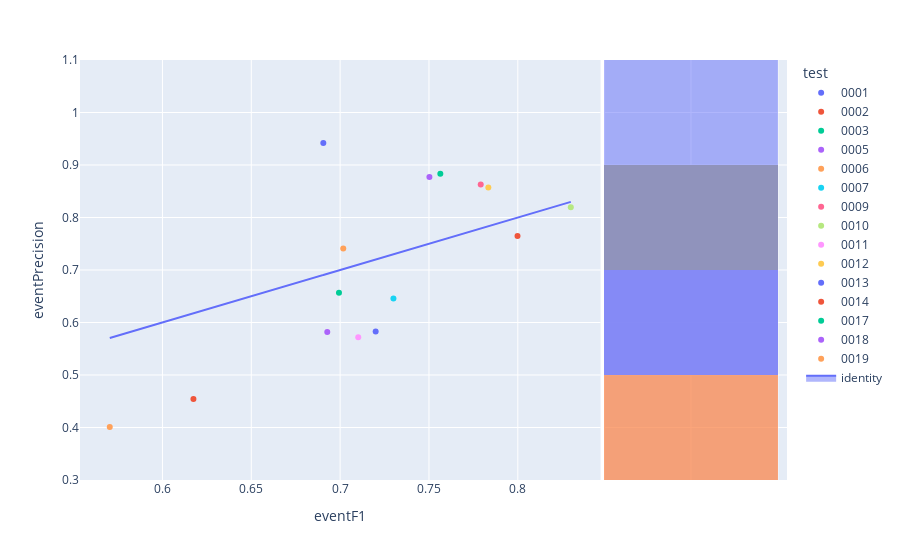

Notebook code cell kept with this figure:
### Code cell
fig=px.scatter(experimentModels_N2,x='eventF1',y='eventPrecision',color='test',hover_name='modelId', marginal_y="histogram")
fig.add_trace(
    go.Scatter(x=experimentModels_N2['eventF1'], y=experimentModels_N2['eventF1'], name="identity", mode='lines',fill="toself")
)
fig.show()

### Figure 1 — Plotly figure (JSON) as saved in the notebook; plotly's stock layout.template omitted (floating-point values rounded to 4 significant figures)
{"data": [{"hovertemplate": "<b>%{hovertext}</b><br><br>test=0001<br>eventF1=%{x}<br>eventPrecision=%{y}<extra></extra>", "hovertext": ["d51d037b-304a-48df-970e-58aac592ac87"], "legendgroup": "0001", "marker": {"color": "#636efa", "symbol": "circle"}, "mode": "markers", "name": "0001", "orientation": "v", "showlegend": true, "type": "scatter", "x": [0.6905], "xaxis": "x", "y": [0.9421], "yaxis": "y"}, {"alignmentgroup": "True", "bingroup": "y", "hovertemplate": "test=0001<br>eventPrecision=%{y}<br>count=%{x}<extra></extra>", "legendgroup": "0001", "marker": {"color": "#636efa"}, "name": "0001", "offsetgroup": "0001", "opacity": 0.5, "showlegend": false, "type": "histogram", "xaxis": "x2", "y": [0.9421], "yaxis": "y2"}, {"hovertemplate": "<b>%{hovertext}</b><br><br>test=0002<br>eventF1=%{x}<br>eventPrecision=%{y}<extra></extra>", "hovertext": ["50ebd176-f601-4f02-bcd5-e0c07a362a35"], "legendgroup": "0002", "marker": {"color": "#EF553B", "symbol": "circle"}, "mode": "markers", "name": "0002", "orientation": "v", "showlegend": true, "type": "scatter", "x": [0.7998], "xaxis": "x", "y": [0.765], "yaxis": "y"}, {"alignmentgroup": "True", "bingroup": "y", "hovertemplate": "test=0002<br>eventPrecision=%{y}<br>count=%{x}<extra></extra>", "legendgroup": "0002", "marker": {"color": "#EF553B"}, "name": "0002", "offsetgroup": "0002", "opacity": 0.5, "showlegend": false, "type": "histogram", "xaxis": "x2", "y": [0.765], "yaxis": "y2"}, {"hovertemplate": "<b>%{hovertext}</b><br><br>test=0003<br>eventF1=%{x}<br>eventPrecision=%{y}<extra></extra>", "hovertext": ["ad0e1cc1-5a53-45b1-b13e-ca760e58c787"], "legendgroup": "0003", "marker": {"color": "#00cc96", "symbol": "circle"}, "mode": "markers", "name": "0003", "orientation": "v", "showlegend": true, "type": "scatter", "x": [0.6993], "xaxis": "x", "y": [0.6564], "yaxis": "y"}, {"alignmentgroup": "True", "bingroup": "y", "hovertemplate": "test=0003<br>eventPrecision=%{y}<br>count=%{x}<extra></extra>", "legendgroup": "0003", "marker": {"color": "#00cc96"}, "name": "0003", "offsetgroup": "0003", "opacity": 0.5, "showlegend": false, "type": "histogram", "xaxis": "x2", "y": [0.6564], "yaxis": "y2"}, {"hovertemplate": "<b>%{hovertext}</b><br><br>test=0005<br>eventF1=%{x}<br>eventPrecision=%{y}<extra></extra>", "hovertext": ["953522b6-a687-4555-b7bd-64e50323f539"], "legendgroup": "0005", "marker": {"color": "#ab63fa", "symbol": "circle"}, "mode": "markers", "name": "0005", "orientation": "v", "showlegend": true, "type": "scatter", "x": [0.6928], "xaxis": "x", "y": [0.5817], "yaxis": "y"}, {"alignmentgroup": "True", "bingroup": "y", "hovertemplate": "test=0005<br>eventPrecision=%{y}<br>count=%{x}<extra></extra>", "legendgroup": "0005", "marker": {"color": "#ab63fa"}, "name": "0005", "offsetgroup": "0005", "opacity": 0.5, "showlegend": false, "type": "histogram", "xaxis": "x2", "y": [0.5817], "yaxis": "y2"}, {"hovertemplate": "<b>%{hovertext}</b><br><br>test=0006<br>eventF1=%{x}<br>eventPrecision=%{y}<extra></extra>", "hovertext": ["fdff7a52-c874-434c-b79a-4652e6521b61"], "legendgroup": "0006", "marker": {"color": "#FFA15A", "symbol": "circle"}, "mode": "markers", "name": "0006", "orientation": "v", "showlegend": true, "type": "scatter", "x": [0.7018], "xaxis": "x", "y": [0.7407], "yaxis": "y"}, {"alignmentgroup": "True", "bingroup": "y", "hovertemplate": "test=0006<br>eventPrecision=%{y}<br>count=%{x}<extra></extra>", "legendgroup": "0006", "marker": {"color": "#FFA15A"}, "name": "0006", "offsetgroup": "0006", "opacity": 0.5, "showlegend": false, "type": "histogram", "xaxis": "x2", "y": [0.7407], "yaxis": "y2"}, {"hovertemplate": "<b>%{hovertext}</b><br><br>test=0007<br>eventF1=%{x}<br>eventPrecision=%{y}<extra></extra>", "hovertext": ["a99170bc-4dc5-4b27-84df-f565c6f142c5"], "legendgroup": "0007", "marker": {"color": "#19d3f3", "symbol": "circle"}, "mode": "markers", "name": "0007", "orientation": "v", "showlegend": true, "type": "scatter", "x": [0.73], "xaxis": "x", "y": [0.6456], "yaxis": "y"}, {"alignmentgroup": "True", "bingroup": "y", "hovertemplate": "test=0007<br>eventPrecision=%{y}<br>count=%{x}<extra></extra>", "legendgroup": "0007", "marker": {"color": "#19d3f3"}, "name": "0007", "offsetgroup": "0007", "opacity": 0.5, "showlegend": false, "type": "histogram", "xaxis": "x2", "y": [0.6456], "yaxis": "y2"}, {"hovertemplate": "<b>%{hovertext}</b><br><br>test=0009<br>eventF1=%{x}<br>eventPrecision=%{y}<extra></extra>", "hovertext": ["d4f86014-a983-4a56-940a-a53396539084"], "legendgroup": "0009", "marker": {"color": "#FF6692", "symbol": "circle"}, "mode": "markers", "name": "0009", "orientation": "v", "showlegend": true, "type": "scatter", "x": [0.7791], "xaxis": "x", "y": [0.8629], "yaxis": "y"}, {"alignmentgroup": "True", "bingroup": "y", "hovertemplate": "test=0009<br>eventPrecision=%{y}<br>count=%{x}<extra></extra>", "legendgroup": "0009", "marker": {"color": "#FF6692"}, "name": "0009", "offsetgroup": "0009", "opacity": 0.5, "showlegend": false, "type": "histogram", "xaxis": "x2", "y": [0.8629], "yaxis": "y2"}, {"hovertemplate": "<b>%{hovertext}</b><br><br>test=0010<br>eventF1=%{x}<br>eventPrecision=%{y}<extra></extra>", "hovertext": ["b9ba925c-8862-41ae-85ac-87efe667dc99"], "legendgroup": "0010", "marker": {"color": "#B6E880", "symbol": "circle"}, "mode": "markers", "name": "0010", "orientation": "v", "showlegend": true, "type": "scatter", "x": [0.8298], "xaxis": "x", "y": [0.8196], "yaxis": "y"}, {"alignmentgroup": "True", "bingroup": "y", "hovertemplate": "test=0010<br>eventPrecision=%{y}<br>count=%{x}<extra></extra>", "legendgroup": "0010", "marker": {"color": "#B6E880"}, "name": "0010", "offsetgroup": "0010", "opacity": 0.5, "showlegend": false, "type": "histogram", "xaxis": "x2", "y": [0.8196], "yaxis": "y2"}, {"hovertemplate": "<b>%{hovertext}</b><br><br>test=0011<br>eventF1=%{x}<br>eventPrecision=%{y}<extra></extra>", "hovertext": ["9a796814-2401-4dbb-811c-695c7c0888bb"], "legendgroup": "0011", "marker": {"color": "#FF97FF", "symbol": "circle"}, "mode": "markers", "name": "0011", "orientation": "v", "showlegend": true, "type": "scatter", "x": [0.7102], "xaxis": "x", "y": [0.5717], "yaxis": "y"}, {"alignmentgroup": "True", "bingroup": "y", "hovertemplate": "test=0011<br>eventPrecision=%{y}<br>count=%{x}<extra></extra>", "legendgroup": "0011", "marker": {"color": "#FF97FF"}, "name": "0011", "offsetgroup": "0011", "opacity": 0.5, "showlegend": false, "type": "histogram", "xaxis": "x2", "y": [0.5717], "yaxis": "y2"}, {"hovertemplate": "<b>%{hovertext}</b><br><br>test=0012<br>eventF1=%{x}<br>eventPrecision=%{y}<extra></extra>", "hovertext": ["3be685c1-02ea-4a2f-8478-ca265ccc3196"], "legendgroup": "0012", "marker": {"color": "#FECB52", "symbol": "circle"}, "mode": "markers", "name": "0012", "orientation": "v", "showlegend": true, "type": "scatter", "x": [0.7834], "xaxis": "x", "y": [0.8571], "yaxis": "y"}, {"alignmentgroup": "True", "bingroup": "y", "hovertemplate": "test=0012<br>eventPrecision=%{y}<br>count=%{x}<extra></extra>", "legendgroup": "0012", "marker": {"color": "#FECB52"}, "name": "0012", "offsetgroup": "0012", "opacity": 0.5, "showlegend": false, "type": "histogram", "xaxis": "x2", "y": [0.8571], "yaxis": "y2"}, {"hovertemplate": "<b>%{hovertext}</b><br><br>test=0013<br>eventF1=%{x}<br>eventPrecision=%{y}<extra></extra>", "hovertext": ["016159f4-e171-4f6e-a510-0e5e140f8929"], "legendgroup": "0013", "marker": {"color": "#636efa", "symbol": "circle"}, "mode": "markers", "name": "0013", "orientation": "v", "showlegend": true, "type": "scatter", "x": [0.72], "xaxis": "x", "y": [0.583], "yaxis": "y"}, {"alignmentgroup": "True", "bingroup": "y", "hovertemplate": "test=0013<br>eventPrecision=%{y}<br>count=%{x}<extra></extra>", "legendgroup": "0013", "marker": {"color": "#636efa"}, "name": "0013", "offsetgroup": "0013", "opacity": 0.5, "showlegend": false, "type": "histogram", "xaxis": "x2", "y": [0.583], "yaxis": "y2"}, {"hovertemplate": "<b>%{hovertext}</b><br><br>test=0014<br>eventF1=%{x}<br>eventPrecision=%{y}<extra></extra>", "hovertext": ["da40a91f-c09e-4752-899f-0d848fc48c20"], "legendgroup": "0014", "marker": {"color": "#EF553B", "symbol": "circle"}, "mode": "markers", "name": "0014", "orientation": "v", "showlegend": true, "type": "scatter", "x": [0.6174], "xaxis": "x", "y": [0.4541], "yaxis": "y"}, {"alignmentgroup": "True", "bingroup": "y", "hovertemplate": "test=0014<br>eventPrecision=%{y}<br>count=%{x}<extra></extra>", "legendgroup": "0014", "marker": {"color": "#EF553B"}, "name": "0014", "offsetgroup": "0014", "opacity": 0.5, "showlegend": false, "type": "histogram", "xaxis": "x2", "y": [0.4541], "yaxis": "y2"}, {"hovertemplate": "<b>%{hovertext}</b><br><br>test=0017<br>eventF1=%{x}<br>eventPrecision=%{y}<extra></extra>", "hovertext": ["c30b34f2-52b8-47af-9309-81c72f52ea3d"], "legendgroup": "0017", "marker": {"color": "#00cc96", "symbol": "circle"}, "mode": "markers", "name": "0017", "orientation": "v", "showlegend": true, "type": "scatter", "x": [0.7564], "xaxis": "x", "y": [0.8832], "yaxis": "y"}, {"alignmentgroup": "True", "bingroup": "y", "hovertemplate": "test=0017<br>eventPrecision=%{y}<br>count=%{x}<extra></extra>", "legendgroup": "0017", "marker": {"color": "#00cc96"}, "name": "0017", "offsetgroup": "0017", "opacity": 0.5, "showlegend": false, "type": "histogram", "xaxis": "x2", "y": [0.8832], "yaxis": "y2"}, {"hovertemplate": "<b>%{hovertext}</b><br><br>test=0018<br>eventF1=%{x}<br>eventPrecision=%{y}<extra></extra>", "hovertext": ["63920ef1-b7bd-453c-af1b-c87e2c3f9ad0"], "legendgroup": "0018", "marker": {"color": "#ab63fa", "symbol": "circle"}, "mode": "markers", "name": "0018", "orientation": "v", "showlegend": true, "type": "scatter", "x": [0.7502], "xaxis": "x", "y": [0.877], "yaxis": "y"}, {"alignmentgroup": "True", "bingroup": "y", "hovertemplate": "test=0018<br>eventPrecision=%{y}<br>count=%{x}<extra></extra>", "legendgroup": "0018", "marker": {"color": "#ab63fa"}, "name": "0018", "offsetgroup": "0018", "opacity": 0.5, "showlegend": false, "type": "histogram", "xaxis": "x2", "y": [0.877], "yaxis": "y2"}, {"hovertemplate": "<b>%{hovertext}</b><br><br>test=0019<br>eventF1=%{x}<br>eventPrecision=%{y}<extra></extra>", "hovertext": ["73a45ddb-cbce-44c1-8ed8-007d5677989f"], "legendgroup": "0019", "marker": {"color": "#FFA15A", "symbol": "circle"}, "mode": "markers", "name": "0019", "orientation": "v", "showlegend": true, "type": "scatter", "x": [0.5704], "xaxis": "x", "y": [0.4011], "yaxis": "y"}, {"alignmentgroup": "True", "bingroup": "y", "hovertemplate": "test=0019<br>eventPrecision=%{y}<br>count=%{x}<extra></extra>", "legendgroup": "0019", "marker": {"color": "#FFA15A"}, "name": "0019", "offsetgroup": "0019", "opacity": 0.5, "showlegend": false, "type": "histogram", "xaxis": "x2", "y": [0.4011], "yaxis": "y2"}, {"fill": "toself", "mode": "lines", "name": "identity", "type": "scatter", "x": [0.6905, 0.7998, 0.6993, 0.6928, 0.7018, 0.73, 0.7791, 0.8298, 0.7102, 0.7834, 0.72, 0.6174, 0.7564, 0.7502, 0.5704], "y": [0.6905, 0.7998, 0.6993, 0.6928, 0.7018, 0.73, 0.7791, 0.8298, 0.7102, 0.7834, 0.72, 0.6174, 0.7564, 0.7502, 0.5704]}], "layout": {"barmode": "overlay", "legend": {"title": {"text": "test"}, "tracegroupgap": 0}, "margin": {"t": 60}, "xaxis": {"anchor": "y", "domain": [0, 0.7363], "title": {"text": "eventF1"}}, "xaxis2": {"anchor": "y2", "domain": [0.7413, 1], "matches": "x2", "showgrid": true, "showline": false, "showticklabels": false, "ticks": ""}, "yaxis": {"anchor": "x", "domain": [0, 1], "title": {"text": "eventPrecision"}}, "yaxis2": {"anchor": "x2", "domain": [0, 1], "matches": "y", "showgrid": true, "showticklabels": false}}}
